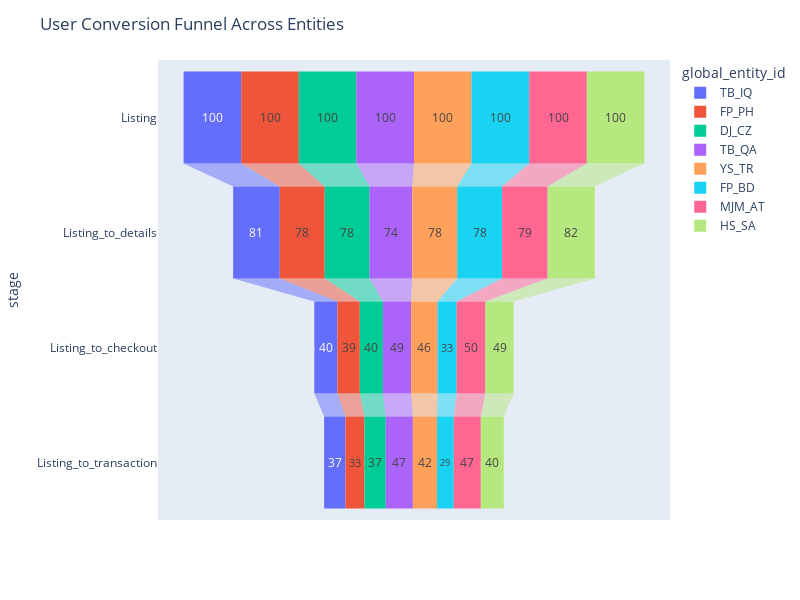

This figure's notebook cell:
### Code cell
user_conversion_funnel(user_summary_df)

### Figure 1 — Plotly figure (JSON) as saved in the notebook; plotly's stock layout.template omitted (floating-point values rounded to 4 significant figures)
{"data": [{"hovertemplate": "global_entity_id=TB_IQ<br>conversion_rate=%{x}<br>stage=%{y}<extra></extra>", "legendgroup": "TB_IQ", "marker": {"color": "#636efa"}, "name": "TB_IQ", "orientation": "h", "showlegend": true, "type": "funnel", "x": [100, 81, 40, 37], "xaxis": "x", "y": ["Listing", "Listing_to_details", "Listing_to_checkout", "Listing_to_transaction"], "yaxis": "y"}, {"hovertemplate": "global_entity_id=FP_PH<br>conversion_rate=%{x}<br>stage=%{y}<extra></extra>", "legendgroup": "FP_PH", "marker": {"color": "#EF553B"}, "name": "FP_PH", "orientation": "h", "showlegend": true, "type": "funnel", "x": [100, 78, 39, 33], "xaxis": "x", "y": ["Listing", "Listing_to_details", "Listing_to_checkout", "Listing_to_transaction"], "yaxis": "y"}, {"hovertemplate": "global_entity_id=DJ_CZ<br>conversion_rate=%{x}<br>stage=%{y}<extra></extra>", "legendgroup": "DJ_CZ", "marker": {"color": "#00cc96"}, "name": "DJ_CZ", "orientation": "h", "showlegend": true, "type": "funnel", "x": [100, 78, 40, 37], "xaxis": "x", "y": ["Listing", "Listing_to_details", "Listing_to_checkout", "Listing_to_transaction"], "yaxis": "y"}, {"hovertemplate": "global_entity_id=TB_QA<br>conversion_rate=%{x}<br>stage=%{y}<extra></extra>", "legendgroup": "TB_QA", "marker": {"color": "#ab63fa"}, "name": "TB_QA", "orientation": "h", "showlegend": true, "type": "funnel", "x": [100, 74, 49, 47], "xaxis": "x", "y": ["Listing", "Listing_to_details", "Listing_to_checkout", "Listing_to_transaction"], "yaxis": "y"}, {"hovertemplate": "global_entity_id=YS_TR<br>conversion_rate=%{x}<br>stage=%{y}<extra></extra>", "legendgroup": "YS_TR", "marker": {"color": "#FFA15A"}, "name": "YS_TR", "orientation": "h", "showlegend": true, "type": "funnel", "x": [100, 78, 46, 42], "xaxis": "x", "y": ["Listing", "Listing_to_details", "Listing_to_checkout", "Listing_to_transaction"], "yaxis": "y"}, {"hovertemplate": "global_entity_id=FP_BD<br>conversion_rate=%{x}<br>stage=%{y}<extra></extra>", "legendgroup": "FP_BD", "marker": {"color": "#19d3f3"}, "name": "FP_BD", "orientation": "h", "showlegend": true, "type": "funnel", "x": [100, 78, 33, 29], "xaxis": "x", "y": ["Listing", "Listing_to_details", "Listing_to_checkout", "Listing_to_transaction"], "yaxis": "y"}, {"hovertemplate": "global_entity_id=MJM_AT<br>conversion_rate=%{x}<br>stage=%{y}<extra></extra>", "legendgroup": "MJM_AT", "marker": {"color": "#FF6692"}, "name": "MJM_AT", "orientation": "h", "showlegend": true, "type": "funnel", "x": [100, 79, 50, 47], "xaxis": "x", "y": ["Listing", "Listing_to_details", "Listing_to_checkout", "Listing_to_transaction"], "yaxis": "y"}, {"hovertemplate": "global_entity_id=HS_SA<br>conversion_rate=%{x}<br>stage=%{y}<extra></extra>", "legendgroup": "HS_SA", "marker": {"color": "#B6E880"}, "name": "HS_SA", "orientation": "h", "showlegend": true, "type": "funnel", "x": [100, 82, 49, 40], "xaxis": "x", "y": ["Listing", "Listing_to_details", "Listing_to_checkout", "Listing_to_transaction"], "yaxis": "y"}], "layout": {"height": 600, "legend": {"title": {"text": "global_entity_id"}, "tracegroupgap": 0}, "margin": {"t": 60}, "title": {"text": "User Conversion Funnel Across Entities"}, "width": 800, "xaxis": {"anchor": "y", "domain": [0, 1], "title": {"text": "conversion_rate"}}, "yaxis": {"anchor": "x", "domain": [0, 1], "title": {"text": "stage"}}}}
